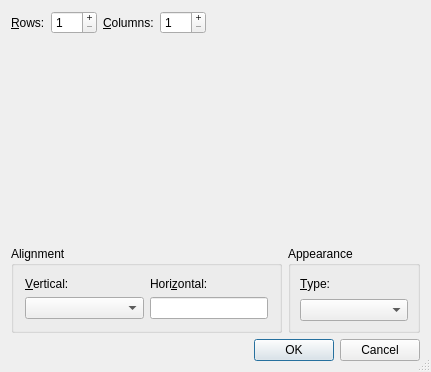
<?xml version="1.0" encoding="UTF-8"?>
<ui version="4.0">
 <class>MathMatrixUi</class>
 <widget class="QDialog" name="MathMatrixUi">
  <property name="geometry">
   <rect>
    <x>0</x>
    <y>0</y>
    <width>431</width>
    <height>372</height>
   </rect>
  </property>
  <property name="windowTitle">
   <string/>
  </property>
  <property name="sizeGripEnabled">
   <bool>true</bool>
  </property>
  <layout class="QGridLayout" name="gridLayout">
   <item row="2" column="0" colspan="2">
    <widget class="QGroupBox" name="alignmentGB">
     <property name="title">
      <string>Alignment</string>
     </property>
     <property name="flat">
      <bool>true</bool>
     </property>
     <layout class="QGridLayout" name="grid_1">
      <property name="leftMargin">
       <number>11</number>
      </property>
      <property name="topMargin">
       <number>11</number>
      </property>
      <property name="rightMargin">
       <number>11</number>
      </property>
      <property name="bottomMargin">
       <number>11</number>
      </property>
      <property name="spacing">
       <number>6</number>
      </property>
      <item row="1" column="1">
       <widget class="QLineEdit" name="halignED">
        <property name="sizePolicy">
         <sizepolicy hsizetype="Minimum" vsizetype="Fixed">
          <horstretch>0</horstretch>
          <verstretch>0</verstretch>
         </sizepolicy>
        </property>
        <property name="toolTip">
         <string>Horizontal alignment per column (l,c,r)</string>
        </property>
        <property name="inputMethodHints">
         <set>Qt::ImhFormattedNumbersOnly|Qt::ImhLatinOnly</set>
        </property>
       </widget>
      </item>
      <item row="0" column="0">
       <widget class="QLabel" name="valignLA">
        <property name="text">
         <string>&amp;Vertical:</string>
        </property>
        <property name="alignment">
         <set>Qt::AlignLeading|Qt::AlignLeft|Qt::AlignVCenter</set>
        </property>
        <property name="buddy">
         <cstring>valignCO</cstring>
        </property>
       </widget>
      </item>
      <item row="1" column="0">
       <widget class="QComboBox" name="valignCO">
        <property name="toolTip">
         <string>Vertical alignment</string>
        </property>
       </widget>
      </item>
      <item row="0" column="1">
       <widget class="QLabel" name="widthLA_2">
        <property name="text">
         <string>Hori&amp;zontal:</string>
        </property>
        <property name="buddy">
         <cstring>halignED</cstring>
        </property>
       </widget>
      </item>
     </layout>
    </widget>
   </item>
   <item row="3" column="1" colspan="2">
    <widget class="QDialogButtonBox" name="buttonBox">
     <property name="standardButtons">
      <set>QDialogButtonBox::Cancel|QDialogButtonBox::Ok</set>
     </property>
    </widget>
   </item>
   <item row="2" column="2">
    <widget class="QGroupBox" name="decorationtGB">
     <property name="title">
      <string>Appearance</string>
     </property>
     <property name="flat">
      <bool>true</bool>
     </property>
     <layout class="QGridLayout" name="grid_2">
      <item row="0" column="0">
       <widget class="QLabel" name="typeLA">
        <property name="text">
         <string>&amp;Type:</string>
        </property>
        <property name="alignment">
         <set>Qt::AlignLeading|Qt::AlignLeft|Qt::AlignVCenter</set>
        </property>
        <property name="buddy">
         <cstring>decorationCO</cstring>
        </property>
       </widget>
      </item>
      <item row="1" column="0">
       <widget class="QComboBox" name="decorationCO">
        <property name="toolTip">
         <string>decoration type / matrix border</string>
        </property>
        <property name="inputMethodHints">
         <set>Qt::ImhFormattedNumbersOnly|Qt::ImhLatinOnly</set>
        </property>
       </widget>
      </item>
     </layout>
    </widget>
   </item>
   <item row="0" column="0" colspan="3">
    <layout class="QHBoxLayout">
     <property name="spacing">
      <number>6</number>
     </property>
     <property name="leftMargin">
      <number>0</number>
     </property>
     <property name="topMargin">
      <number>0</number>
     </property>
     <property name="rightMargin">
      <number>0</number>
     </property>
     <property name="bottomMargin">
      <number>0</number>
     </property>
     <item>
      <widget class="QLabel" name="rowsL">
       <property name="toolTip">
        <string>Number of rows</string>
       </property>
       <property name="text">
        <string>&amp;Rows:</string>
       </property>
       <property name="buddy">
        <cstring>rowsSB</cstring>
       </property>
      </widget>
     </item>
     <item>
      <widget class="QSpinBox" name="rowsSB">
       <property name="toolTip">
        <string>Number of rows</string>
       </property>
       <property name="buttonSymbols">
        <enum>QAbstractSpinBox::PlusMinus</enum>
       </property>
       <property name="minimum">
        <number>1</number>
       </property>
       <property name="maximum">
        <number>511</number>
       </property>
      </widget>
     </item>
     <item>
      <widget class="QLabel" name="columnsL">
       <property name="toolTip">
        <string>Number of columns</string>
       </property>
       <property name="text">
        <string>&amp;Columns:</string>
       </property>
       <property name="buddy">
        <cstring>columnsSB</cstring>
       </property>
      </widget>
     </item>
     <item>
      <widget class="QSpinBox" name="columnsSB">
       <property name="toolTip">
        <string>Number of columns</string>
       </property>
       <property name="buttonSymbols">
        <enum>QAbstractSpinBox::PlusMinus</enum>
       </property>
       <property name="minimum">
        <number>1</number>
       </property>
       <property name="maximum">
        <number>511</number>
       </property>
      </widget>
     </item>
     <item>
      <spacer>
       <property name="orientation">
        <enum>Qt::Horizontal</enum>
       </property>
       <property name="sizeType">
        <enum>QSizePolicy::Expanding</enum>
       </property>
       <property name="sizeHint" stdset="0">
        <size>
         <width>20</width>
         <height>20</height>
        </size>
       </property>
      </spacer>
     </item>
    </layout>
   </item>
   <item row="1" column="0" colspan="3">
    <widget class="EmptyTable" name="table" native="true">
     <property name="sizePolicy">
      <sizepolicy hsizetype="MinimumExpanding" vsizetype="MinimumExpanding">
       <horstretch>0</horstretch>
       <verstretch>0</verstretch>
      </sizepolicy>
     </property>
     <property name="toolTip">
      <string>Resize this to the correct table dimensions</string>
     </property>
    </widget>
   </item>
  </layout>
 </widget>
 <customwidgets>
  <customwidget>
   <class>EmptyTable</class>
   <extends>QWidget</extends>
   <header>EmptyTable.h</header>
  </customwidget>
 </customwidgets>
 <tabstops>
  <tabstop>rowsSB</tabstop>
  <tabstop>columnsSB</tabstop>
  <tabstop>valignCO</tabstop>
  <tabstop>halignED</tabstop>
  <tabstop>decorationCO</tabstop>
 </tabstops>
 <includes>
  <include location="local">qt_i18n.h</include>
 </includes>
 <resources/>
 <connections/>
</ui>
